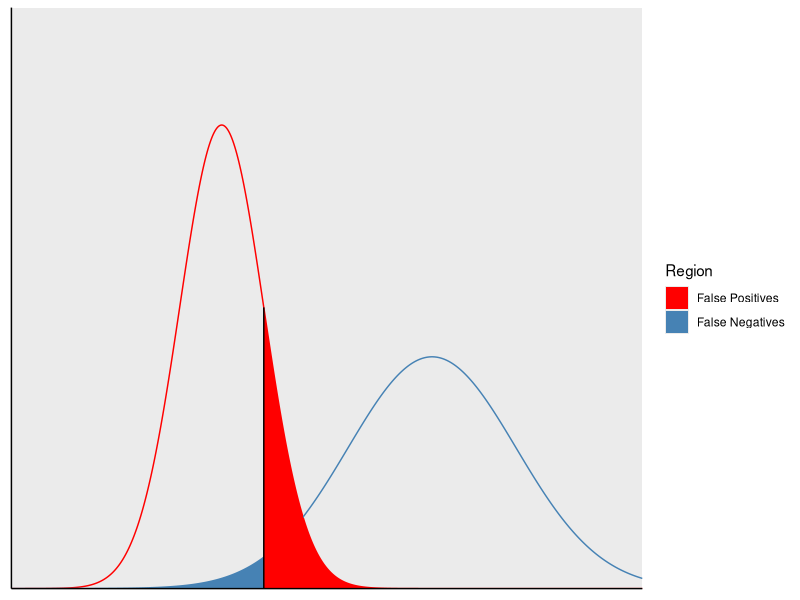
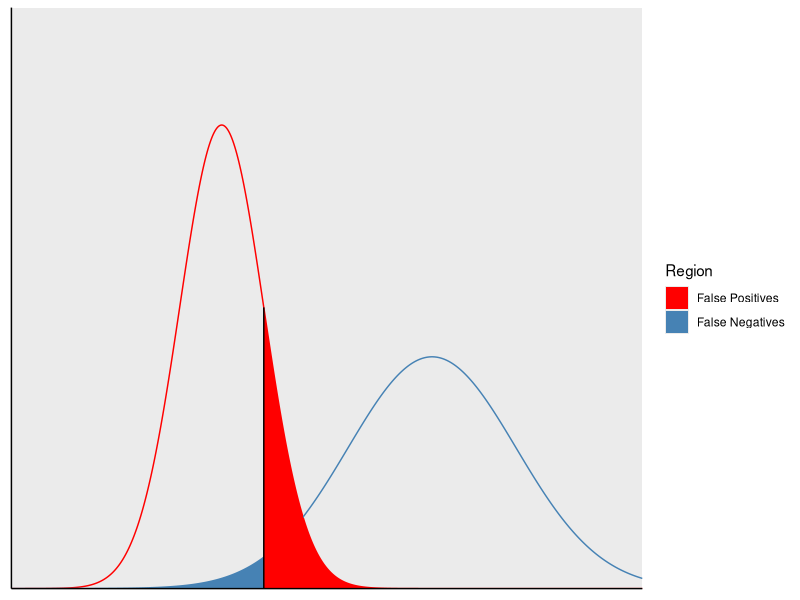

R code for these plots, in order:
library(ggplot2)

tble = data.frame(x = seq(-5, 10, length.out = 10000))
tble$y1 = dnorm(tble$x)
tble$y2 = dnorm(tble$x, 5, 2)

ggplot() +
  geom_line(data=tble, aes(x=x, y=y1), color='red') +
  geom_line(data=tble, aes(x=x, y=y2), color='steelblue') +
  geom_polygon(data = rbind(c(1,0), subset(tble, x>1, c(x,y1)), c(tble[nrow(tble), 'y1'], 0)),
               aes(x,y1, fill='f1')) +
  geom_polygon(data = rbind(c(tble[1,'y2'],0), subset(tble, x<1, c(x,y2)), c(1,0)),
               aes(x,y2, fill='f2')) +
  geom_segment(aes(x=1, y=0, xend=1, yend=dnorm(1)), linetype='solid', color='black') +
  scale_fill_manual(name='Region', values=c(f1='red', f2='steelblue'), labels=c('False Positives', 'False Negatives')) +
  scale_x_continuous(limits=c(-5,10), expand=c(0,0))+
  scale_y_continuous(limits=c(0,0.5), expand=c(0,0))+
  theme(axis.text=element_blank(),
        axis.ticks=element_blank(),
        axis.title=element_blank(),
        axis.line=element_line(color='black'),
        panel.grid=element_blank())

ggsave('../../images/answers/a_05092020.png', width=300, height=180, units='mm')
